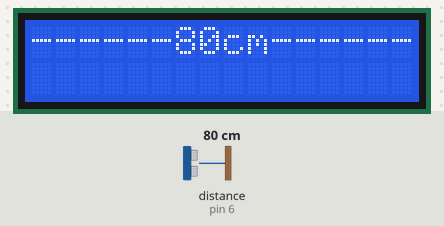
Bench run of a sketch on a simulated Arduino Uno, built with avr-gcc and run on an emulated ATmega328P. Shown: 16×2 character LCD. Wiring (inferred from the names in the program): ultrasonic range finder: trigger pin 7; echo pin 6. The test bench sets the inputs (shaded band); at power-on: distance to the obstacle (sensor on pin 6) 80 cm. The echo pulse lasts 58.3 µs per cm.

Above: at 5.2 s.
5.3 s: distance to the obstacle (sensor on pin 6) set to 2 cm
At 7.0 s:
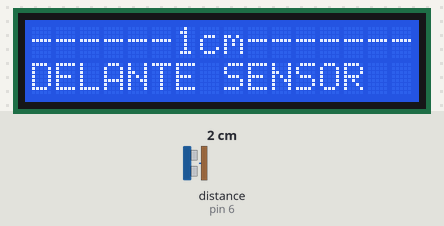
10.3 s: distance to the obstacle (sensor on pin 6) set to 9 cm
At 12.5 s:
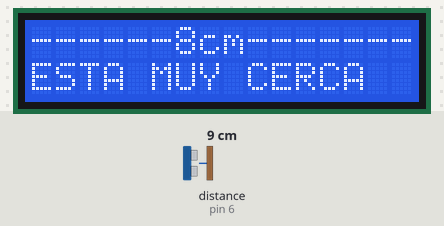
15.3 s: distance to the obstacle (sensor on pin 6) set to 10 cm
At 19.9 s:
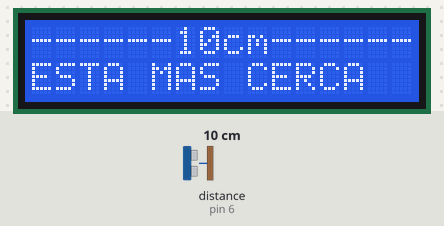
20.3 s: distance to the obstacle (sensor on pin 6) set to 18 cm
At 21.7 s:
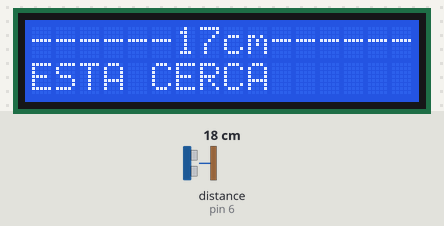
25.3 s: distance to the obstacle (sensor on pin 6) set to 11 cm
At 27.3 s:
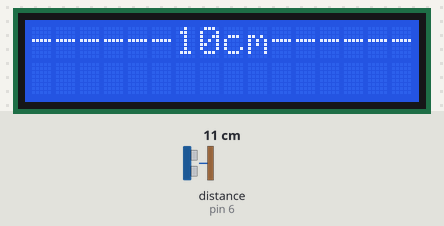
Timing chart, 0 to 28.8 s (numbered marks = the images above; inputs shaded):
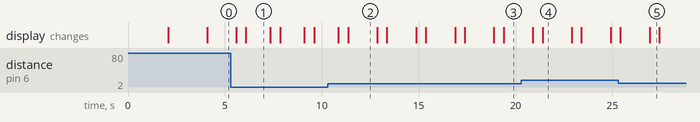

The sketch:

Sensor_de_Ultrasonido_Final.ino
```cpp
#include<LiquidCrystal.h>                // Incluye la librería para el LCD
LiquidCrystal lcd(12, 11, 5, 4, 3, 2);   // Define los pines de Arduino que se van a usar con el LCD
#define Pecho 6                          // Define los pines de Arduino que se van a usar con el Sensor HC-SR04
#define Ptrig 7
#include "Ubidots.h"
const char* UBIDOTS_TOKEN = "BBFF-S8LqIxtRbRRTCvGLMWfKwf01QHcLxq";
const char* WIFI_SSID = "WifiTelsur_MARCELO 5G";
const char* WIFI_PASS = "15696530";
const char* DEVICE_LABEL_TO_RETRIEVE_VALUES_FROM = "Sensor de Ultrasonido";
const char* VARIABLE_LABEL_TO_RETRIEVE_VALUES_FROM = "distance";
Ubidots ubidots(UBIDOTS_TOKEN, UBI_HTTP);
long duracion, distancia;

void setup() {
  pinMode(Pecho, INPUT);               // Define el pin 6 como entrada (echo)
  pinMode(Ptrig, OUTPUT);              // Define el pin 7 como salida  (triger)
   lcd.begin (16, 2);                  // Inicializa el LCD como 2 filas de 16 caracteres
   lcd.setCursor(0,0);                 // Escribir en primera línea
   lcd.print(" ");
   lcd.print("SENSOR HC-SR04");        // Inicio o presentación
   lcd.print("  ");
   lcd.setCursor(0,1);                 // Escribir en segunda línea
   lcd.print("  ");
   lcd.print("ULTRASONIDOS");
   lcd.print("  ");
   delay(2000);
   lcd.setCursor(0,0);
   lcd.print("   ");
   lcd.print("PRECISION");
   lcd.print("    ");
   lcd.setCursor(0,1);
   lcd.print("      ");
   lcd.print("90%");
   lcd.print("       ");
   delay(2000);

  }

void loop() {

  digitalWrite(Ptrig, LOW);
  delayMicroseconds(2);
  digitalWrite(Ptrig, HIGH);   // genera el pulso de triger por 10ms
  delayMicroseconds(10);
  digitalWrite(Ptrig, LOW);

  duracion = pulseIn(Pecho, HIGH);          // Recibe señal de Triger
  distancia = (duracion/2) / 29;            // Calcula la distancia en centimetros

  if (distancia >= 500 || distancia <= 0){  // Si la distancia es mayor a 500cm o menor a 0cm
   lcd.setCursor(0,0);                      // Determina dónde escribir (segunda línea)
   lcd.print(" ");
   lcd.print("FUERA DE RANGO");                // No mide nada, envía mensaje de fuera de rango, o no hay sensor
   lcd.print(" ");
   lcd.setCursor(0,1);
   lcd.print("O NO HAY SENSOR!!");
   delay(1500);
   lcd.setCursor(0,0);
   lcd.print("   ");
   lcd.print("ACERQUESE");
   lcd.print("    ");
   lcd.setCursor(0,1);
   lcd.print("O CONECTE SENSOR");
   delay(2000);
   lcd.setCursor(0,0);
   lcd.print(" ");
   lcd.print("LUEGO REINICIE");
   lcd.print("  ");
   lcd.setCursor(0,1);
   lcd.print("                ");
   delay(1500);
  }
  else {
    lcd.setCursor(0,0);             // Determina dónde escribir (primera línea)
    lcd.print("------");            // Decoración
    lcd.print(distancia);           // Envía el valor de la distancia por el LCD
    lcd.print("cm");                // Pone "cm" al lado del valor
    lcd.print("------");            // Decoración
    lcd.setCursor(0,1);
    lcd.print("                ");   // Segunda línea vacía (Necesario, porque sino se quedaría escrito algúno de los textos de más adelante)
    delay(500);
  }

   if (distancia <= 20 && distancia >= 15){
    lcd.setCursor(0,1);
    lcd.print("ESTA CERCA");         // envia texto a LCD (segunda línea)
    delay(500);
  }
   if (distancia <= 14 && distancia >= 10){
    lcd.setCursor(0,1);
    lcd.print("ESTA MAS CERCA");         // envia texto a LCD (segunda línea)
    delay(500);
  }
   if (distancia <= 9 && distancia >= 5){
    lcd.setCursor(0,1);
    lcd.print("ESTA MUY CERCA");         // envia texto a LCD (segunda línea)
    delay(500);
  }
   if (distancia <= 4 && distancia >= 1){
    lcd.setCursor(0,1);
    lcd.print("DELANTE SENSOR");         // envia texto a LCD (segunda línea)
    delay(250);
   }
   ubidots.add("Distancia", distancia);
   ubidots.send();
   delay(1000);
}
```

Measured:
- the behaviour switches between 9 and 10 cm on distance to the obstacle (sensor on pin 6) (found by bisection; images 2 and 3)
- after the input at 5.3 s, the display: first changes after 0.29 s (image 1 shows a later state)
- after the input at 10.3 s, the display: first changes after 0.56 s (image 2 shows a later state)
- after the input at 15.3 s, the display: first differs from a run without the input after 1.6 s (image 3 shows a later state)
- after the input at 25.3 s, the display: first differs from a run without the input after 1.6 s (image 5)
- what the display in image 1 shows lasts 1.2 s, from 6.1 s to 7.3 s
- what the display in image 2 shows lasts 1.5 s, from 11.4 s to 12.9 s
